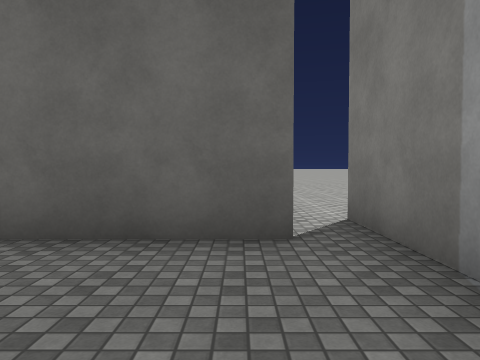
View 1 (above)

24 first-person views from a walk through a scene from a Unity 3-D project. The camera is 1.3 m above the floor, tilts 2° down and sees 70° across. The floor is counted in squares, 2 m on a side. Each view is taken from the middle of a square. On the plan, view 1 faces up. The plan holds only what a view shows up to about 10 squares ahead; the rest is blank. The place goes on beyond the plan. The player character is not drawn. Surface patterns are stand-ins for the level's own textures.

View 2
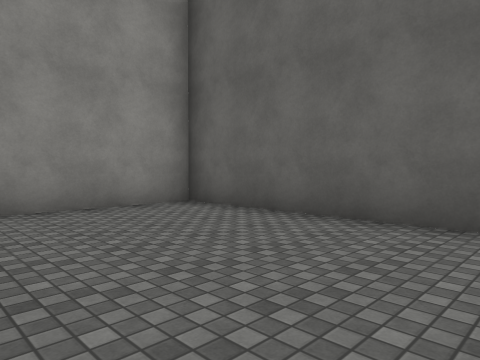

View 3
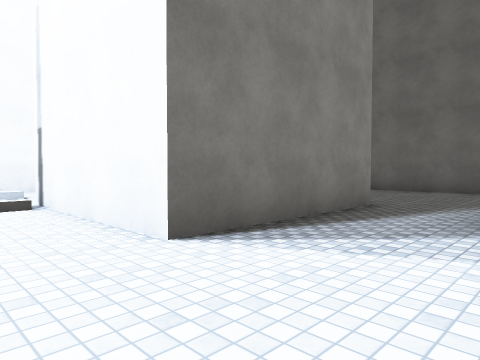

View 4
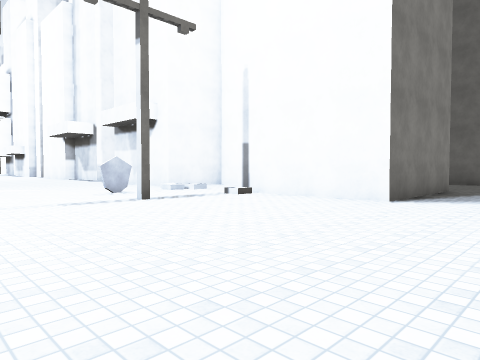

View 5
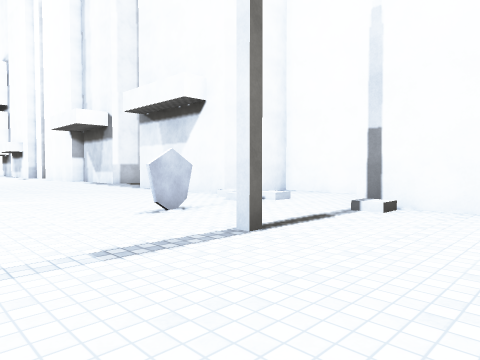

View 6
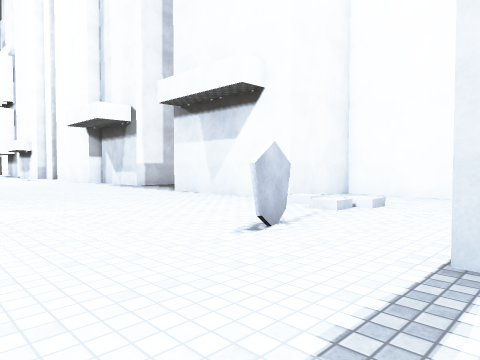

View 7
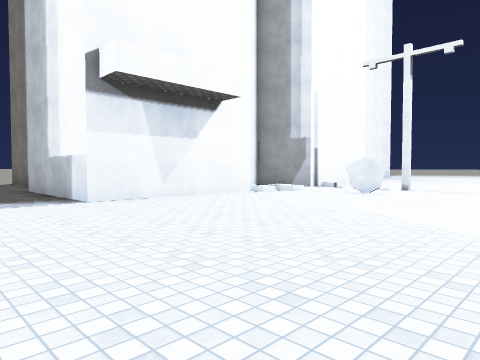

View 8
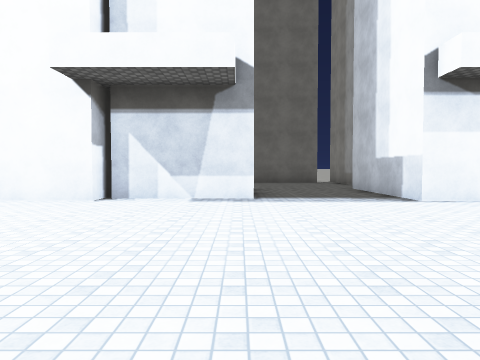

View 9
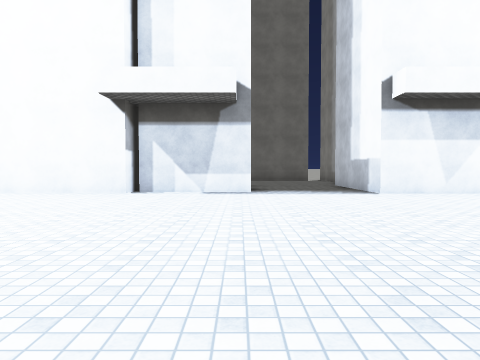

View 10
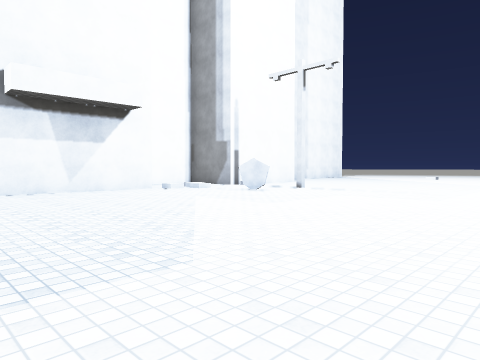

View 11
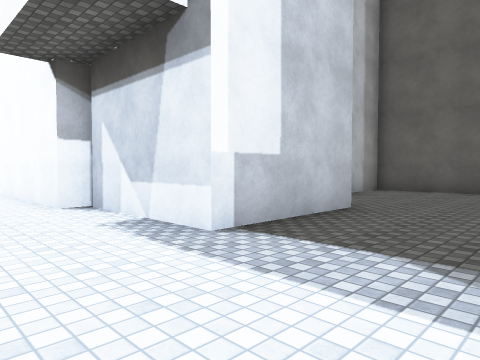

View 12
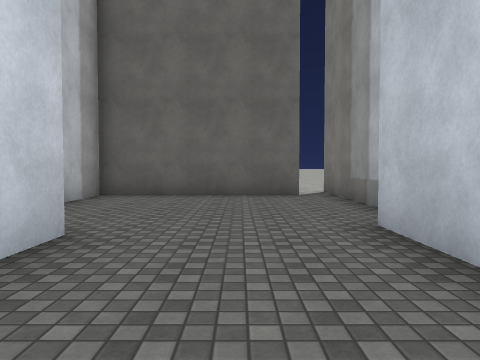

View 13
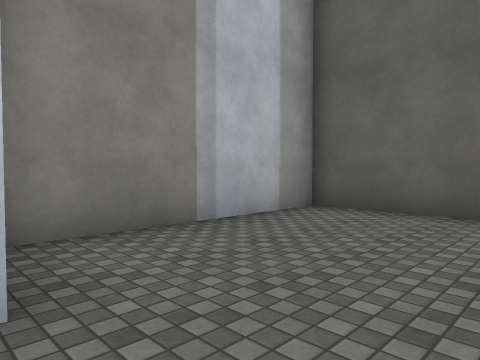

View 14
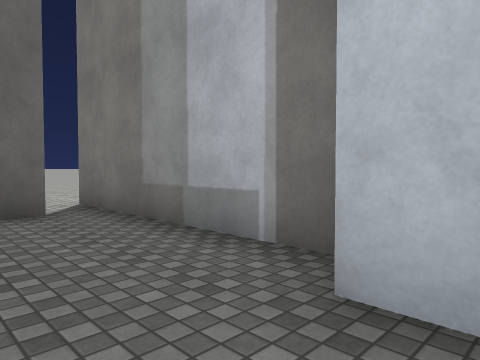

View 15
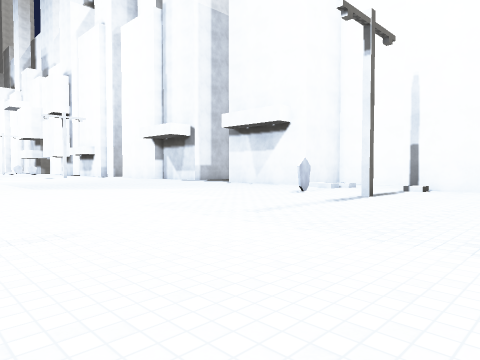

View 16
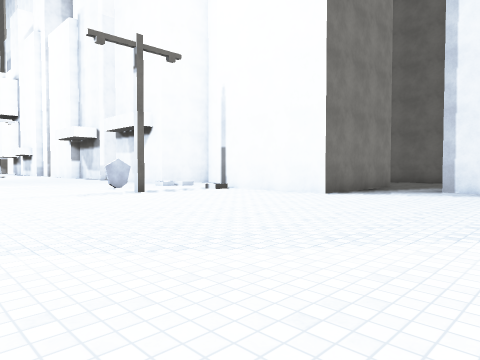

View 17
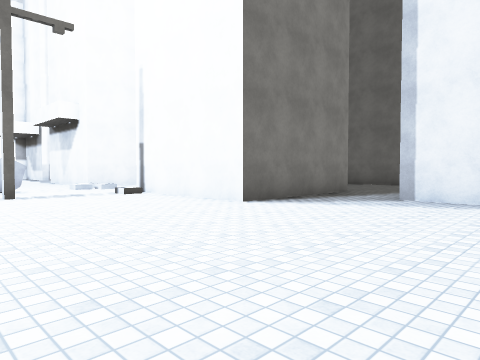

View 18
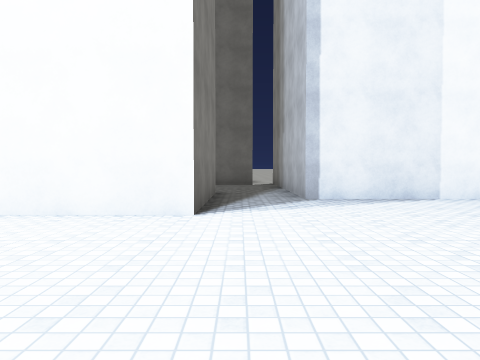

View 19
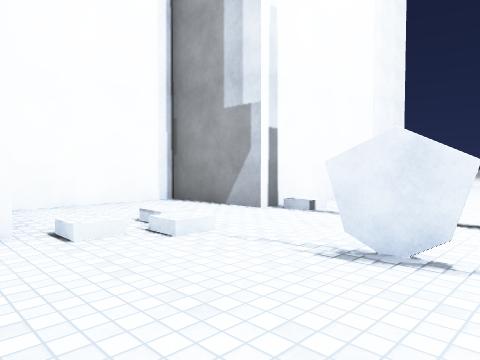

View 20
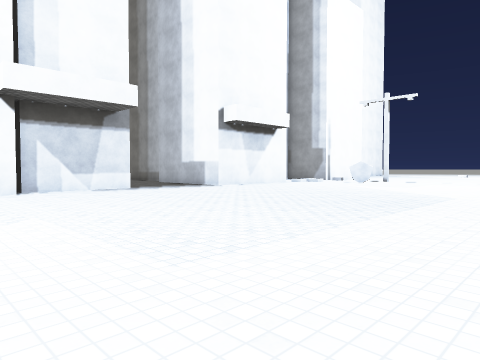

View 21
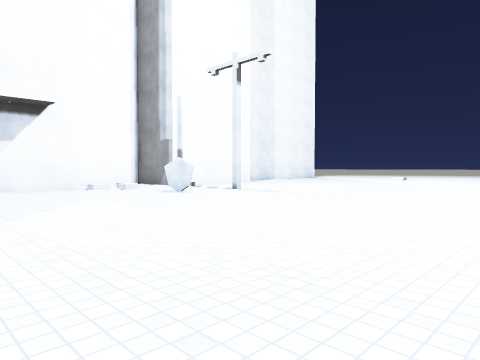

View 22
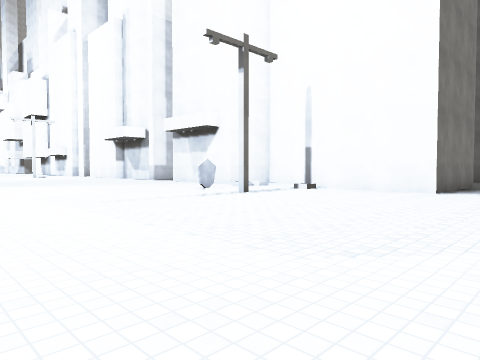

View 23
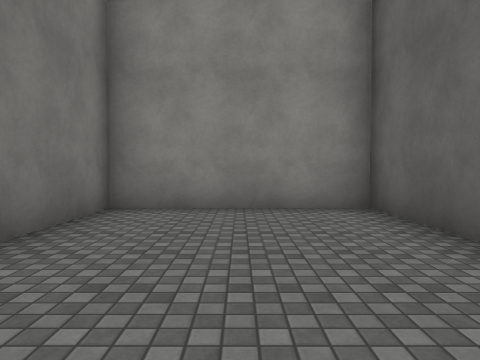

View 24
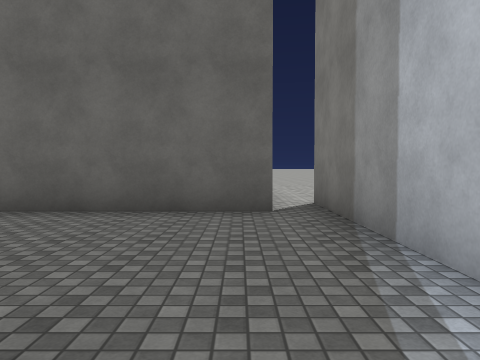

### Floor plan
Points are (right, up) in squares from view 1. A wall is a line through its corners. A room is listed if a view was taken in it or the views show most of it. See-through windows are left out.
Room 1 (views 1, 23)
walls: (0.5, 3.1) (-4.5, 3.1) (-4.5, -1.1) (-2, -1.1); (1.4, -0.6) (1.4, 2.4)
ways out: opening at (0.5, -1.5) to room 2; opening at (1, 3.5)
Room 2 (views 2, 3, 4, 5, 6, 7, 8, 9, 10, 11, 12, 13, 14, 15, 16, 17, 18, 19, 20, 21, 22, 24)
walls: (-11.7, -0.8) (-11.7, 4.4); (-15.7, -1.6) (-15.7, -4.7) (-18.7, -4.7); (-0.6, -1) (-0.6, -5.3) (-4.8, -5.3) (-4.8, -2.8) (-8.3, -2.8) (-8.3, -5.3) (-12.4, -5.3) (-12.4, -1); (-18.9, -4) (-18.9, -5.3) (-21.5, -5.3); (4.5, -2.8) (1.4, -2.8) (1.4, -0.6); (-12.5, 3.1) (-17.3, 3.1) (-17.3, -1.5)
ways out: opening at (0.5, -1.5) to room 1; opening at (-12, 3.5)
objects: other object (-6, -8)

Where each view was taken, in squares from view 1:
view 1: 0 up, 0 right, facing up
view 2: 1 down, 1 right, facing up-left
view 3: 7 down, 2 right, facing up-left
view 4: 12 down, 2 right, facing up-left
view 5: 11 down, 2 left, facing up-left
view 6: 11 down, 4 left, facing up-left
view 7: 12 down, 15 left, facing up-right
view 8: 12 down, 16 left, facing up
view 9: 14 down, 16 left, facing up
view 10: 15 down, 14 left, facing up-right
view 11: 7 down, 13 left, facing up-left
view 12: 5 down, 14 left, facing up
view 13: 2 down, 14 left, facing up-left
view 14: 2 down, 14 left, facing up-right
view 15: 16 down, 1 left, facing up-left
view 16: 13 down, 4 right, facing up-left
view 17: 10 down, 4 right, facing up-left
view 18: 10 down, 0 right, facing up
view 19: 9 down, 9 left, facing up-right
view 20: 15 down, 21 left, facing up-right
view 21: 16 down, 12 left, facing up-right
view 22: 15 down, 2 right, facing up-left
view 23: 1 up, 1 right, facing left
view 24: 2 down, 0 right, facing up
